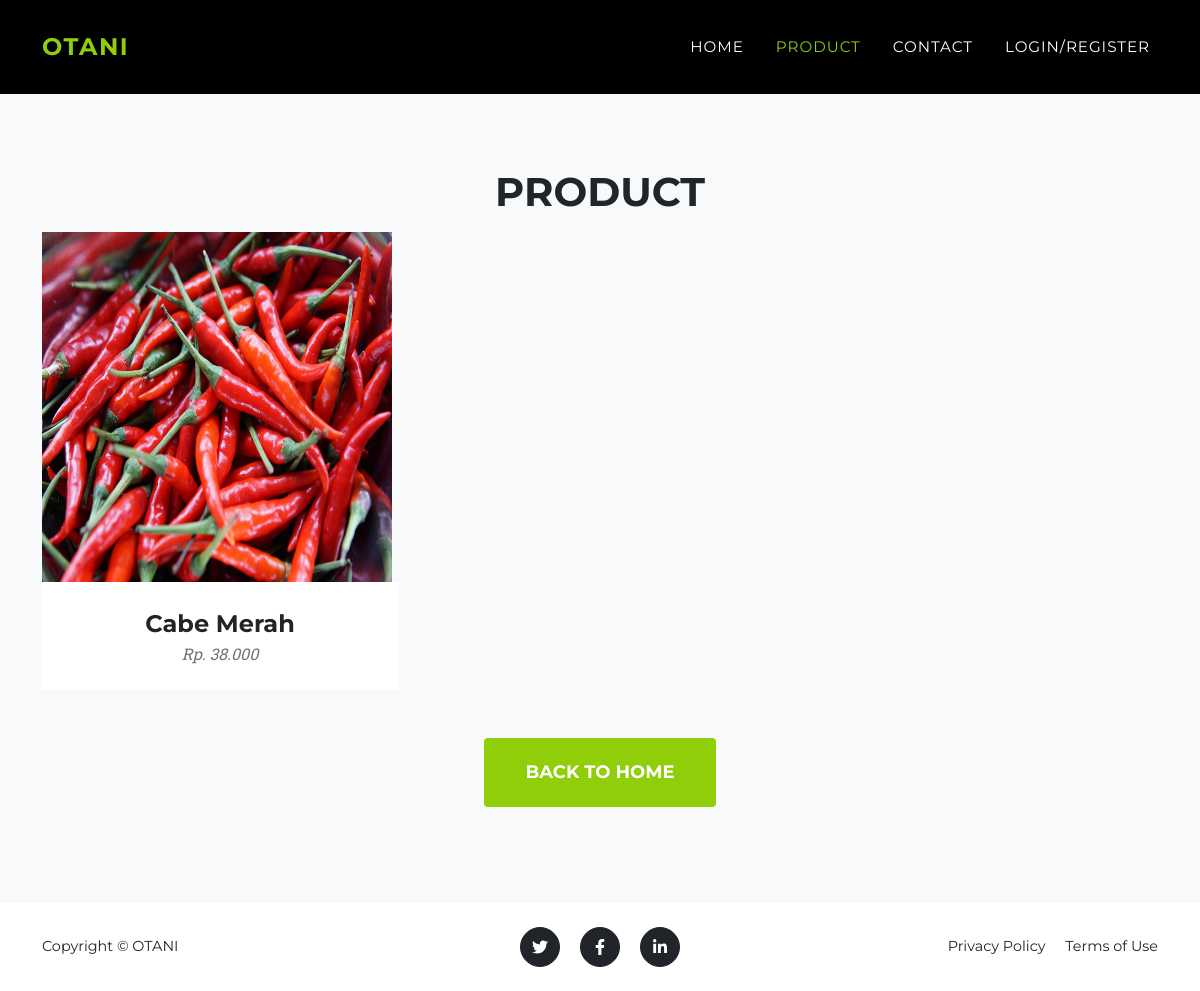
Page /produk.php on the earlier database version.
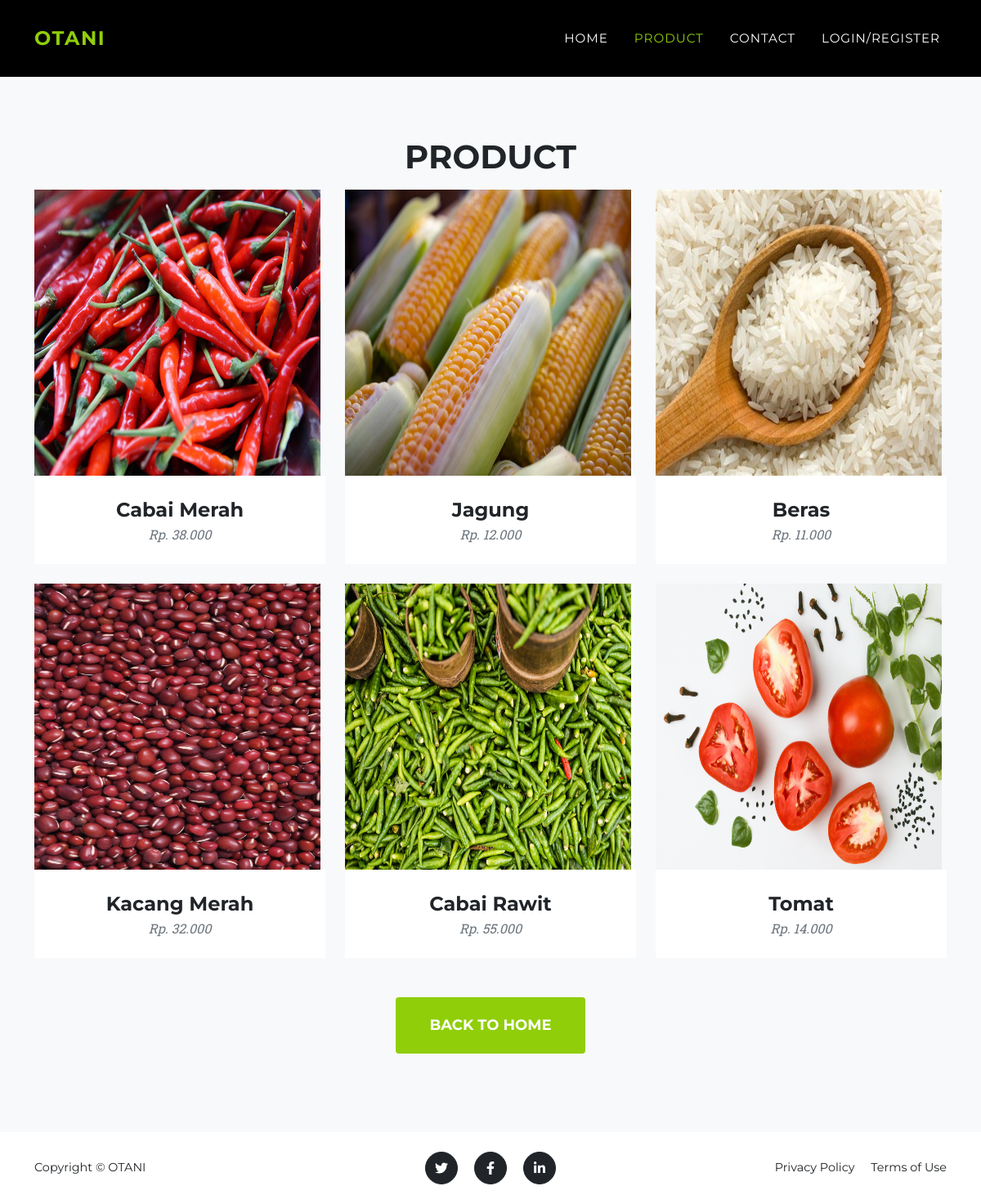
Same page on the later database version.
### tables this page shows
CREATE TABLE `produk` (
  `id_produk` int(11) NOT NULL,
  `judul` varchar(255) NOT NULL,
  `isi` text NOT NULL,
  `foto_produk` varchar(255) NOT NULL
);

### koneksi.php (called while the page is built, shortened)
<?php
    $connect = new mysqli("localhost", "root", "", "db_sukasuka");
    function read($tabel, $query = ""){
        global $connect;
        $data = mysqli_query($connect, "SELECT * FROM $tabel $query");
        return $data;
    }

### produk.php (the view, shortened to what this page needs)
<?php include 'koneksi.php' ?>
<!DOCTYPE html>
<html lang="en">
    <head>
        <link href="css/style.css" rel="stylesheet" />
    </head>
    <body id="page-top">
        <nav class="navbar navbar-expand-lg navbar-dark fixed-top" id="mainNav" style="background-color: black">
            <div class="container">
                <a class="navbar-brand" href="index.php">OTANI</a>
                <div class="collapse navbar-collapse" id="navbarResponsive">
                    <ul class="navbar-nav text-uppercase ms-auto py-4 py-lg-0">
                        <li class="nav-item"><a class="nav-link" href="index.php">Home</a></li>
                        <li class="nav-item"><a class="nav-link" href="#portfolio">Product</a></li>
                        <li class="nav-item"><a class="nav-link" href="index.php#contact">Contact</a></li>
                        <li class="nav-item"><a class="nav-link" href="admin/login.php">Login/Register</a></li>
                    </ul>
                </div>
            </div>
        </nav><br><br><br>
        <section class="page-section bg-light" id="portfolio">
            <div class="container">
                <div class="text-center">
                    <h2 class="section-heading text-uppercase">Product</h2>
                </div>
                <div class="row">
                    <?php
                        $data = read("produk", "ORDER BY id_produk ASC");
                        while($data2 = mysqli_fetch_array($data)){
                    ?>
                    <div class="col-lg-4 col-sm-6 mb-4">
                        <div class="portfolio-item">
                            <a class="portfolio-link" data-bs-toggle="modal" href="#portfolioModal<?php echo $data2['id_produk'] ?>">
                                <img class="img-fluid" style="height: 350px; width: 350px" src="assets/img/produk/<?php echo $data2['foto_produk'] ?>" alt="..." />
                            </a>
                            <div class="portfolio-caption">
                                <div class="portfolio-caption-heading"><?php echo $data2['judul'] ?></div>
                                <div class="portfolio-caption-subheading text-muted"><?php echo $data2['isi'] ?></div>
                            </div>
                        </div>
                    </div>
                    <?php } ?>
                    <div class="text-center"><br><a href="index.php" class="btn btn-primary btn-xl text-uppercase">Back to home</a></div>
                </div>
            </div>
        </section>
        <footer class="footer py-4">
            <div class="container">
                <div class="row align-items-center">
                    <div class="col-lg-4 text-lg-start">Copyright &copy; OTANI </div>
                    <div class="col-lg-4 my-3 my-lg-0">
                        <a class="btn btn-dark btn-social mx-2" href="#!"><i class="fab fa-twitter"></i></a>
                        <a class="btn btn-dark btn-social mx-2" href="#!"><i class="fab fa-facebook-f"></i></a>
                        <a class="btn btn-dark btn-social mx-2" href="#!"><i class="fab fa-linkedin-in"></i></a>
                    </div>
                    <div class="col-lg-4 text-lg-end">
                        <a class="link-dark text-decoration-none me-3" href="#!">Privacy Policy</a>
                        <a class="link-dark text-decoration-none" href="#!">Terms of Use</a>
                    </div>
                </div>
            </div>
        </footer>
    </body>
</html>

Differences in the rows shown:
changed produk "Rp. 38.000": judul "Cabe Merah" → "Cabai Merah"
added produk: foto_produk (picture), judul "Jagung", isi "Rp. 12.000"
added produk: foto_produk (picture), judul "Beras", isi "Rp. 11.000"
added produk: foto_produk (picture), judul "Kacang Merah", isi "Rp. 32.000"
added produk: foto_produk (picture), judul "Cabai Rawit", isi "Rp. 55.000"
added produk: foto_produk (picture), judul "Tomat", isi "Rp. 14.000"
